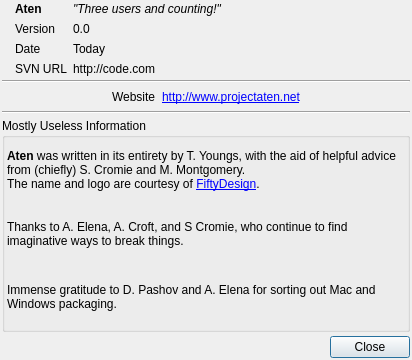
<ui version="4.0" >
 <class>AboutDialog</class>
 <widget class="QDialog" name="AboutDialog" >
  <property name="geometry" >
   <rect>
    <x>0</x>
    <y>0</y>
    <width>412</width>
    <height>360</height>
   </rect>
  </property>
  <property name="sizePolicy" >
   <sizepolicy>
    <hsizetype>4</hsizetype>
    <vsizetype>4</vsizetype>
    <horstretch>0</horstretch>
    <verstretch>0</verstretch>
   </sizepolicy>
  </property>
  <property name="maximumSize" >
   <size>
    <width>432</width>
    <height>360</height>
   </size>
  </property>
  <property name="baseSize" >
   <size>
    <width>0</width>
    <height>400</height>
   </size>
  </property>
  <property name="windowTitle" >
   <string>About Aten</string>
  </property>
  <property name="windowIcon" >
   <iconset resource="icons.qrc" >:/program/icons/aten.png</iconset>
  </property>
  <property name="modal" >
   <bool>true</bool>
  </property>
  <layout class="QVBoxLayout" >
   <property name="margin" >
    <number>2</number>
   </property>
   <property name="spacing" >
    <number>4</number>
   </property>
   <item>
    <layout class="QHBoxLayout" >
     <property name="margin" >
      <number>0</number>
     </property>
     <property name="spacing" >
      <number>6</number>
     </property>
     <item>
      <widget class="QLabel" name="label_3" >
       <property name="text" >
        <string/>
       </property>
       <property name="pixmap" >
        <pixmap resource="icons.qrc" >:/program/icons/aten.png</pixmap>
       </property>
       <property name="openExternalLinks" >
        <bool>true</bool>
       </property>
      </widget>
     </item>
     <item>
      <layout class="QGridLayout" >
       <property name="margin" >
        <number>0</number>
       </property>
       <property name="spacing" >
        <number>6</number>
       </property>
       <item row="3" column="1" >
        <widget class="QLabel" name="UrlLabel" >
         <property name="sizePolicy" >
          <sizepolicy>
           <hsizetype>7</hsizetype>
           <vsizetype>5</vsizetype>
           <horstretch>0</horstretch>
           <verstretch>0</verstretch>
          </sizepolicy>
         </property>
         <property name="text" >
          <string>http://code.com</string>
         </property>
         <property name="margin" >
          <number>0</number>
         </property>
         <property name="indent" >
          <number>-1</number>
         </property>
         <property name="openExternalLinks" >
          <bool>false</bool>
         </property>
        </widget>
       </item>
       <item row="1" column="0" >
        <widget class="QLabel" name="label_7" >
         <property name="sizePolicy" >
          <sizepolicy>
           <hsizetype>1</hsizetype>
           <vsizetype>5</vsizetype>
           <horstretch>0</horstretch>
           <verstretch>0</verstretch>
          </sizepolicy>
         </property>
         <property name="text" >
          <string>Version</string>
         </property>
        </widget>
       </item>
       <item row="3" column="0" >
        <widget class="QLabel" name="label_9" >
         <property name="sizePolicy" >
          <sizepolicy>
           <hsizetype>1</hsizetype>
           <vsizetype>5</vsizetype>
           <horstretch>0</horstretch>
           <verstretch>0</verstretch>
          </sizepolicy>
         </property>
         <property name="text" >
          <string>SVN URL</string>
         </property>
        </widget>
       </item>
       <item row="1" column="1" >
        <widget class="QLabel" name="VersionLabel" >
         <property name="sizePolicy" >
          <sizepolicy>
           <hsizetype>7</hsizetype>
           <vsizetype>5</vsizetype>
           <horstretch>0</horstretch>
           <verstretch>0</verstretch>
          </sizepolicy>
         </property>
         <property name="text" >
          <string>0.0</string>
         </property>
         <property name="margin" >
          <number>0</number>
         </property>
         <property name="indent" >
          <number>-1</number>
         </property>
         <property name="openExternalLinks" >
          <bool>false</bool>
         </property>
        </widget>
       </item>
       <item row="2" column="1" >
        <widget class="QLabel" name="DateLabel" >
         <property name="sizePolicy" >
          <sizepolicy>
           <hsizetype>7</hsizetype>
           <vsizetype>5</vsizetype>
           <horstretch>0</horstretch>
           <verstretch>0</verstretch>
          </sizepolicy>
         </property>
         <property name="text" >
          <string>Today</string>
         </property>
         <property name="margin" >
          <number>0</number>
         </property>
         <property name="indent" >
          <number>-1</number>
         </property>
         <property name="openExternalLinks" >
          <bool>false</bool>
         </property>
        </widget>
       </item>
       <item row="2" column="0" >
        <widget class="QLabel" name="label_8" >
         <property name="sizePolicy" >
          <sizepolicy>
           <hsizetype>1</hsizetype>
           <vsizetype>5</vsizetype>
           <horstretch>0</horstretch>
           <verstretch>0</verstretch>
          </sizepolicy>
         </property>
         <property name="text" >
          <string>Date</string>
         </property>
        </widget>
       </item>
       <item row="0" column="0" >
        <widget class="QLabel" name="label_2" >
         <property name="text" >
          <string>&lt;b>Aten&lt;/b></string>
         </property>
         <property name="textFormat" >
          <enum>Qt::RichText</enum>
         </property>
         <property name="margin" >
          <number>0</number>
         </property>
         <property name="indent" >
          <number>-1</number>
         </property>
         <property name="openExternalLinks" >
          <bool>false</bool>
         </property>
        </widget>
       </item>
       <item row="0" column="1" >
        <widget class="QLabel" name="label_11" >
         <property name="text" >
          <string>&lt;i>"Three users and counting!"</string>
         </property>
        </widget>
       </item>
      </layout>
     </item>
    </layout>
   </item>
   <item>
    <widget class="Line" name="line" >
     <property name="orientation" >
      <enum>Qt::Horizontal</enum>
     </property>
    </widget>
   </item>
   <item>
    <layout class="QHBoxLayout" >
     <property name="margin" >
      <number>0</number>
     </property>
     <property name="spacing" >
      <number>4</number>
     </property>
     <item>
      <spacer>
       <property name="orientation" >
        <enum>Qt::Horizontal</enum>
       </property>
       <property name="sizeHint" >
        <size>
         <width>40</width>
         <height>20</height>
        </size>
       </property>
      </spacer>
     </item>
     <item>
      <layout class="QGridLayout" >
       <property name="margin" >
        <number>0</number>
       </property>
       <property name="spacing" >
        <number>6</number>
       </property>
       <item row="0" column="0" >
        <widget class="QLabel" name="label_4" >
         <property name="text" >
          <string>Website</string>
         </property>
        </widget>
       </item>
       <item row="0" column="1" >
        <widget class="QLabel" name="label" >
         <property name="text" >
          <string>&lt;a href=http://www.projectaten.org>http://www.projectaten.net&lt;/a></string>
         </property>
         <property name="openExternalLinks" >
          <bool>true</bool>
         </property>
        </widget>
       </item>
      </layout>
     </item>
     <item>
      <spacer>
       <property name="orientation" >
        <enum>Qt::Horizontal</enum>
       </property>
       <property name="sizeHint" >
        <size>
         <width>40</width>
         <height>20</height>
        </size>
       </property>
      </spacer>
     </item>
    </layout>
   </item>
   <item>
    <widget class="Line" name="line_2" >
     <property name="orientation" >
      <enum>Qt::Horizontal</enum>
     </property>
    </widget>
   </item>
   <item>
    <widget class="QGroupBox" name="StuffGroup" >
     <property name="title" >
      <string>Mostly Useless Information</string>
     </property>
     <layout class="QVBoxLayout" >
      <property name="margin" >
       <number>2</number>
      </property>
      <property name="spacing" >
       <number>4</number>
      </property>
      <item>
       <widget class="QLabel" name="label_6" >
        <property name="sizePolicy" >
         <sizepolicy>
          <hsizetype>7</hsizetype>
          <vsizetype>7</vsizetype>
          <horstretch>0</horstretch>
          <verstretch>0</verstretch>
         </sizepolicy>
        </property>
        <property name="autoFillBackground" >
         <bool>false</bool>
        </property>
        <property name="text" >
         <string>&lt;b>Aten&lt;/b> was written in its entirety by T. Youngs, with the aid of helpful advice from (chiefly) S. Cromie and M. Montgomery.&lt;br>The name and logo are courtesy of &lt;a href="http://fiftydesign.com">FiftyDesign&lt;/a>.</string>
        </property>
        <property name="scaledContents" >
         <bool>false</bool>
        </property>
        <property name="wordWrap" >
         <bool>true</bool>
        </property>
        <property name="openExternalLinks" >
         <bool>true</bool>
        </property>
       </widget>
      </item>
      <item>
       <widget class="QLabel" name="label_10" >
        <property name="sizePolicy" >
         <sizepolicy>
          <hsizetype>7</hsizetype>
          <vsizetype>7</vsizetype>
          <horstretch>0</horstretch>
          <verstretch>0</verstretch>
         </sizepolicy>
        </property>
        <property name="text" >
         <string>Thanks to A. Elena, A. Croft, and S Cromie, who continue to find imaginative ways to break things.</string>
        </property>
        <property name="wordWrap" >
         <bool>true</bool>
        </property>
       </widget>
      </item>
      <item>
       <widget class="QLabel" name="label_14" >
        <property name="sizePolicy" >
         <sizepolicy>
          <hsizetype>7</hsizetype>
          <vsizetype>7</vsizetype>
          <horstretch>0</horstretch>
          <verstretch>0</verstretch>
         </sizepolicy>
        </property>
        <property name="text" >
         <string>Immense gratitude to D. Pashov and A. Elena for sorting out Mac and Windows packaging.</string>
        </property>
        <property name="wordWrap" >
         <bool>true</bool>
        </property>
       </widget>
      </item>
     </layout>
    </widget>
   </item>
   <item>
    <layout class="QHBoxLayout" >
     <property name="margin" >
      <number>0</number>
     </property>
     <property name="spacing" >
      <number>4</number>
     </property>
     <item>
      <spacer>
       <property name="orientation" >
        <enum>Qt::Horizontal</enum>
       </property>
       <property name="sizeHint" >
        <size>
         <width>40</width>
         <height>20</height>
        </size>
       </property>
      </spacer>
     </item>
     <item>
      <widget class="QPushButton" name="AboutCloseButton" >
       <property name="text" >
        <string>Close</string>
       </property>
      </widget>
     </item>
    </layout>
   </item>
  </layout>
 </widget>
 <resources>
  <include location="icons.qrc" />
 </resources>
 <connections/>
</ui>
